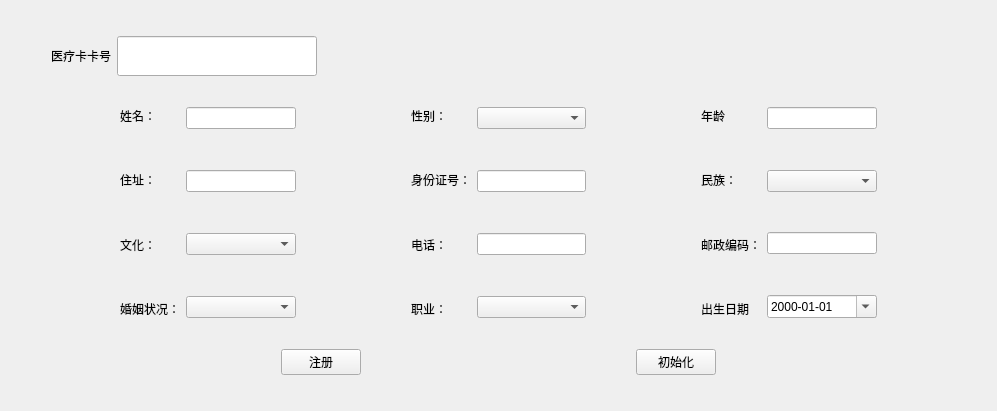
<?xml version="1.0" encoding="UTF-8"?>
<ui version="4.0">
 <class>TrancactBtn</class>
 <widget class="QWidget" name="TrancactBtn">
  <property name="geometry">
   <rect>
    <x>0</x>
    <y>0</y>
    <width>997</width>
    <height>411</height>
   </rect>
  </property>
  <property name="windowTitle">
   <string>Form</string>
  </property>
  <property name="styleSheet">
   <string notr="true"/>
  </property>
  <layout class="QVBoxLayout" name="verticalLayout">
   <item>
    <spacer name="verticalSpacer_11">
     <property name="orientation">
      <enum>Qt::Vertical</enum>
     </property>
     <property name="sizeHint" stdset="0">
      <size>
       <width>20</width>
       <height>40</height>
      </size>
     </property>
    </spacer>
   </item>
   <item>
    <layout class="QHBoxLayout" name="horizontalLayout_5" stretch="0,0,0,0">
     <item>
      <spacer name="horizontalSpacer_9">
       <property name="orientation">
        <enum>Qt::Horizontal</enum>
       </property>
       <property name="sizeType">
        <enum>QSizePolicy::Fixed</enum>
       </property>
       <property name="sizeHint" stdset="0">
        <size>
         <width>40</width>
         <height>20</height>
        </size>
       </property>
      </spacer>
     </item>
     <item>
      <widget class="QLabel" name="label">
       <property name="text">
        <string>医疗卡卡号</string>
       </property>
      </widget>
     </item>
     <item>
      <widget class="QLineEdit" name="lineEditCard">
       <property name="minimumSize">
        <size>
         <width>200</width>
         <height>40</height>
        </size>
       </property>
       <property name="maximumSize">
        <size>
         <width>200</width>
         <height>50</height>
        </size>
       </property>
       <property name="styleSheet">
        <string notr="true">font: 11pt &quot;Microsoft YaHei UI&quot;;</string>
       </property>
       <property name="text">
        <string/>
       </property>
      </widget>
     </item>
     <item>
      <spacer name="horizontalSpacer_8">
       <property name="orientation">
        <enum>Qt::Horizontal</enum>
       </property>
       <property name="sizeHint" stdset="0">
        <size>
         <width>40</width>
         <height>20</height>
        </size>
       </property>
      </spacer>
     </item>
    </layout>
   </item>
   <item>
    <spacer name="verticalSpacer_22">
     <property name="orientation">
      <enum>Qt::Vertical</enum>
     </property>
     <property name="sizeHint" stdset="0">
      <size>
       <width>20</width>
       <height>40</height>
      </size>
     </property>
    </spacer>
   </item>
   <item>
    <layout class="QHBoxLayout" name="horizontalLayout_2">
     <item>
      <spacer name="horizontalSpacer_6">
       <property name="orientation">
        <enum>Qt::Horizontal</enum>
       </property>
       <property name="sizeHint" stdset="0">
        <size>
         <width>40</width>
         <height>20</height>
        </size>
       </property>
      </spacer>
     </item>
     <item>
      <layout class="QVBoxLayout" name="verticalLayout_9">
       <item>
        <widget class="QLabel" name="label_10">
         <property name="text">
          <string>姓名：</string>
         </property>
        </widget>
       </item>
       <item>
        <spacer name="verticalSpacer_12">
         <property name="orientation">
          <enum>Qt::Vertical</enum>
         </property>
         <property name="sizeHint" stdset="0">
          <size>
           <width>20</width>
           <height>40</height>
          </size>
         </property>
        </spacer>
       </item>
       <item>
        <widget class="QLabel" name="label_11">
         <property name="text">
          <string>住址：</string>
         </property>
        </widget>
       </item>
       <item>
        <spacer name="verticalSpacer_13">
         <property name="orientation">
          <enum>Qt::Vertical</enum>
         </property>
         <property name="sizeHint" stdset="0">
          <size>
           <width>20</width>
           <height>40</height>
          </size>
         </property>
        </spacer>
       </item>
       <item>
        <widget class="QLabel" name="label_12">
         <property name="text">
          <string>文化：</string>
         </property>
        </widget>
       </item>
       <item>
        <spacer name="verticalSpacer_14">
         <property name="orientation">
          <enum>Qt::Vertical</enum>
         </property>
         <property name="sizeHint" stdset="0">
          <size>
           <width>20</width>
           <height>40</height>
          </size>
         </property>
        </spacer>
       </item>
       <item>
        <widget class="QLabel" name="label_19">
         <property name="text">
          <string>婚姻状况：</string>
         </property>
        </widget>
       </item>
      </layout>
     </item>
     <item>
      <layout class="QVBoxLayout" name="verticalLayout_8">
       <item>
        <widget class="QLineEdit" name="lineEditName"/>
       </item>
       <item>
        <spacer name="verticalSpacer_6">
         <property name="orientation">
          <enum>Qt::Vertical</enum>
         </property>
         <property name="sizeHint" stdset="0">
          <size>
           <width>20</width>
           <height>40</height>
          </size>
         </property>
        </spacer>
       </item>
       <item>
        <widget class="QLineEdit" name="lineEditAddress"/>
       </item>
       <item>
        <spacer name="verticalSpacer_5">
         <property name="orientation">
          <enum>Qt::Vertical</enum>
         </property>
         <property name="sizeHint" stdset="0">
          <size>
           <width>20</width>
           <height>40</height>
          </size>
         </property>
        </spacer>
       </item>
       <item>
        <widget class="QComboBox" name="comboBoxCulture"/>
       </item>
       <item>
        <spacer name="verticalSpacer_4">
         <property name="orientation">
          <enum>Qt::Vertical</enum>
         </property>
         <property name="sizeHint" stdset="0">
          <size>
           <width>20</width>
           <height>40</height>
          </size>
         </property>
        </spacer>
       </item>
       <item>
        <layout class="QHBoxLayout" name="horizontalLayout_3">
         <item>
          <widget class="QComboBox" name="comboBoxMarriage"/>
         </item>
        </layout>
       </item>
      </layout>
     </item>
     <item>
      <spacer name="horizontalSpacer_4">
       <property name="orientation">
        <enum>Qt::Horizontal</enum>
       </property>
       <property name="sizeHint" stdset="0">
        <size>
         <width>30</width>
         <height>169</height>
        </size>
       </property>
      </spacer>
     </item>
     <item>
      <layout class="QVBoxLayout" name="verticalLayout_11">
       <item>
        <widget class="QLabel" name="label_20">
         <property name="text">
          <string>性别：</string>
         </property>
        </widget>
       </item>
       <item>
        <spacer name="verticalSpacer_15">
         <property name="orientation">
          <enum>Qt::Vertical</enum>
         </property>
         <property name="sizeHint" stdset="0">
          <size>
           <width>20</width>
           <height>40</height>
          </size>
         </property>
        </spacer>
       </item>
       <item>
        <widget class="QLabel" name="label_13">
         <property name="text">
          <string>身份证号：</string>
         </property>
        </widget>
       </item>
       <item>
        <spacer name="verticalSpacer_16">
         <property name="orientation">
          <enum>Qt::Vertical</enum>
         </property>
         <property name="sizeHint" stdset="0">
          <size>
           <width>20</width>
           <height>40</height>
          </size>
         </property>
        </spacer>
       </item>
       <item>
        <widget class="QLabel" name="label_14">
         <property name="text">
          <string>电话：</string>
         </property>
        </widget>
       </item>
       <item>
        <spacer name="verticalSpacer_17">
         <property name="orientation">
          <enum>Qt::Vertical</enum>
         </property>
         <property name="sizeHint" stdset="0">
          <size>
           <width>20</width>
           <height>40</height>
          </size>
         </property>
        </spacer>
       </item>
       <item>
        <widget class="QLabel" name="label_15">
         <property name="text">
          <string>职业：</string>
         </property>
        </widget>
       </item>
      </layout>
     </item>
     <item>
      <layout class="QVBoxLayout" name="verticalLayout_10" stretch="0,0,1,0,1,0,1">
       <item>
        <layout class="QHBoxLayout" name="horizontalLayout_4">
         <item>
          <widget class="QComboBox" name="comboBoxSex"/>
         </item>
        </layout>
       </item>
       <item>
        <spacer name="verticalSpacer">
         <property name="orientation">
          <enum>Qt::Vertical</enum>
         </property>
         <property name="sizeHint" stdset="0">
          <size>
           <width>20</width>
           <height>40</height>
          </size>
         </property>
        </spacer>
       </item>
       <item>
        <widget class="QLineEdit" name="lineEditIdCard"/>
       </item>
       <item>
        <spacer name="verticalSpacer_3">
         <property name="orientation">
          <enum>Qt::Vertical</enum>
         </property>
         <property name="sizeHint" stdset="0">
          <size>
           <width>20</width>
           <height>40</height>
          </size>
         </property>
        </spacer>
       </item>
       <item>
        <widget class="QLineEdit" name="lineEditPhone"/>
       </item>
       <item>
        <spacer name="verticalSpacer_2">
         <property name="orientation">
          <enum>Qt::Vertical</enum>
         </property>
         <property name="sizeHint" stdset="0">
          <size>
           <width>20</width>
           <height>40</height>
          </size>
         </property>
        </spacer>
       </item>
       <item>
        <widget class="QComboBox" name="comboBoxProfessional"/>
       </item>
      </layout>
     </item>
     <item>
      <spacer name="horizontalSpacer_5">
       <property name="orientation">
        <enum>Qt::Horizontal</enum>
       </property>
       <property name="sizeHint" stdset="0">
        <size>
         <width>30</width>
         <height>169</height>
        </size>
       </property>
      </spacer>
     </item>
     <item>
      <layout class="QVBoxLayout" name="verticalLayout_13">
       <item>
        <widget class="QLabel" name="label_16">
         <property name="text">
          <string>年龄</string>
         </property>
        </widget>
       </item>
       <item>
        <spacer name="verticalSpacer_18">
         <property name="orientation">
          <enum>Qt::Vertical</enum>
         </property>
         <property name="sizeHint" stdset="0">
          <size>
           <width>20</width>
           <height>40</height>
          </size>
         </property>
        </spacer>
       </item>
       <item>
        <widget class="QLabel" name="label_17">
         <property name="text">
          <string>民族：</string>
         </property>
        </widget>
       </item>
       <item>
        <spacer name="verticalSpacer_19">
         <property name="orientation">
          <enum>Qt::Vertical</enum>
         </property>
         <property name="sizeHint" stdset="0">
          <size>
           <width>20</width>
           <height>40</height>
          </size>
         </property>
        </spacer>
       </item>
       <item>
        <widget class="QLabel" name="label_18">
         <property name="text">
          <string>邮政编码：</string>
         </property>
        </widget>
       </item>
       <item>
        <spacer name="verticalSpacer_20">
         <property name="orientation">
          <enum>Qt::Vertical</enum>
         </property>
         <property name="sizeHint" stdset="0">
          <size>
           <width>20</width>
           <height>40</height>
          </size>
         </property>
        </spacer>
       </item>
       <item>
        <widget class="QLabel" name="label_21">
         <property name="text">
          <string>出生日期</string>
         </property>
        </widget>
       </item>
      </layout>
     </item>
     <item>
      <layout class="QVBoxLayout" name="verticalLayout_14">
       <item>
        <widget class="QLineEdit" name="lineEditAge"/>
       </item>
       <item>
        <spacer name="verticalSpacer_7">
         <property name="orientation">
          <enum>Qt::Vertical</enum>
         </property>
         <property name="sizeHint" stdset="0">
          <size>
           <width>20</width>
           <height>40</height>
          </size>
         </property>
        </spacer>
       </item>
       <item>
        <widget class="QComboBox" name="comboBoxEthnicGroup"/>
       </item>
       <item>
        <spacer name="verticalSpacer_8">
         <property name="orientation">
          <enum>Qt::Vertical</enum>
         </property>
         <property name="sizeHint" stdset="0">
          <size>
           <width>20</width>
           <height>40</height>
          </size>
         </property>
        </spacer>
       </item>
       <item>
        <widget class="QLineEdit" name="lineEditZipCode"/>
       </item>
       <item>
        <spacer name="verticalSpacer_9">
         <property name="orientation">
          <enum>Qt::Vertical</enum>
         </property>
         <property name="sizeHint" stdset="0">
          <size>
           <width>20</width>
           <height>40</height>
          </size>
         </property>
        </spacer>
       </item>
       <item>
        <widget class="QDateEdit" name="birthDate">
         <property name="styleSheet">
          <string notr="true">QDateTimeEdit::drop-down { image: url(:/image/datetime.png); }</string>
         </property>
         <property name="displayFormat">
          <string>yyyy-MM-dd</string>
         </property>
         <property name="calendarPopup">
          <bool>true</bool>
         </property>
        </widget>
       </item>
      </layout>
     </item>
     <item>
      <spacer name="horizontalSpacer_7">
       <property name="orientation">
        <enum>Qt::Horizontal</enum>
       </property>
       <property name="sizeHint" stdset="0">
        <size>
         <width>40</width>
         <height>20</height>
        </size>
       </property>
      </spacer>
     </item>
    </layout>
   </item>
   <item>
    <spacer name="verticalSpacer_10">
     <property name="orientation">
      <enum>Qt::Vertical</enum>
     </property>
     <property name="sizeHint" stdset="0">
      <size>
       <width>20</width>
       <height>40</height>
      </size>
     </property>
    </spacer>
   </item>
   <item>
    <layout class="QHBoxLayout" name="horizontalLayout">
     <item>
      <spacer name="horizontalSpacer">
       <property name="orientation">
        <enum>Qt::Horizontal</enum>
       </property>
       <property name="sizeHint" stdset="0">
        <size>
         <width>40</width>
         <height>20</height>
        </size>
       </property>
      </spacer>
     </item>
     <item>
      <widget class="QPushButton" name="btnCommit">
       <property name="text">
        <string>注册</string>
       </property>
      </widget>
     </item>
     <item>
      <spacer name="horizontalSpacer_2">
       <property name="orientation">
        <enum>Qt::Horizontal</enum>
       </property>
       <property name="sizeHint" stdset="0">
        <size>
         <width>40</width>
         <height>20</height>
        </size>
       </property>
      </spacer>
     </item>
     <item>
      <widget class="QPushButton" name="btnClear">
       <property name="text">
        <string>初始化</string>
       </property>
      </widget>
     </item>
     <item>
      <spacer name="horizontalSpacer_3">
       <property name="orientation">
        <enum>Qt::Horizontal</enum>
       </property>
       <property name="sizeHint" stdset="0">
        <size>
         <width>40</width>
         <height>20</height>
        </size>
       </property>
      </spacer>
     </item>
    </layout>
   </item>
   <item>
    <spacer name="verticalSpacer_21">
     <property name="orientation">
      <enum>Qt::Vertical</enum>
     </property>
     <property name="sizeHint" stdset="0">
      <size>
       <width>20</width>
       <height>40</height>
      </size>
     </property>
    </spacer>
   </item>
  </layout>
 </widget>
 <resources/>
 <connections/>
</ui>
